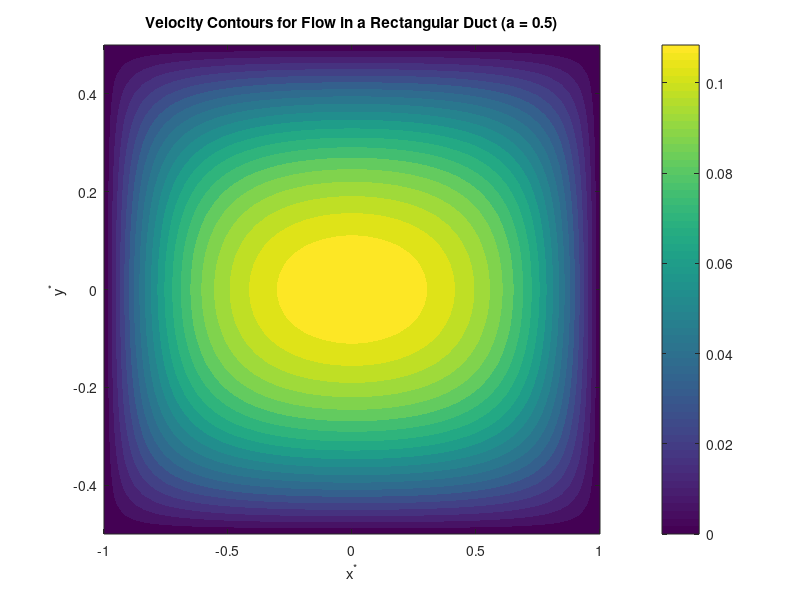

Source code (MATLAB):
clc; clear; close all;

% Define parameters
a = 0.5;  % Aspect ratio of the tube
grid_size = 50;  % Grid resolution for plotting
N = 50;  % Number of terms in series expansion

x_star = linspace(-1, 1, grid_size);  % X range
y_star = linspace(-a, a, grid_size);  % Y range
[X, Y] = meshgrid(x_star, y_star);

% Compute alpha_n values
n = (1:N)';  % Series index
alpha_n = (2*n - 1) * pi / (2 * a);

% Compute the velocity profile w*
w_star = 0.5 * (a^2 - Y.^2);  % First term in solution

for i = 1:N
    term = ((-1)^n(i) / alpha_n(i)^3) * cos(alpha_n(i) * Y) .* (cosh(alpha_n(i) * X) / cosh(alpha_n(i)));
    w_star = w_star + (2/a) * term;
end

% Plot velocity contours
figure;
contourf(X, Y, w_star, 20, 'LineColor', 'none');
colorbar;
xlabel('x^*');
ylabel('y^*');
title('Velocity Contours for Flow in a Rectangular Duct (a = 0.5)');
